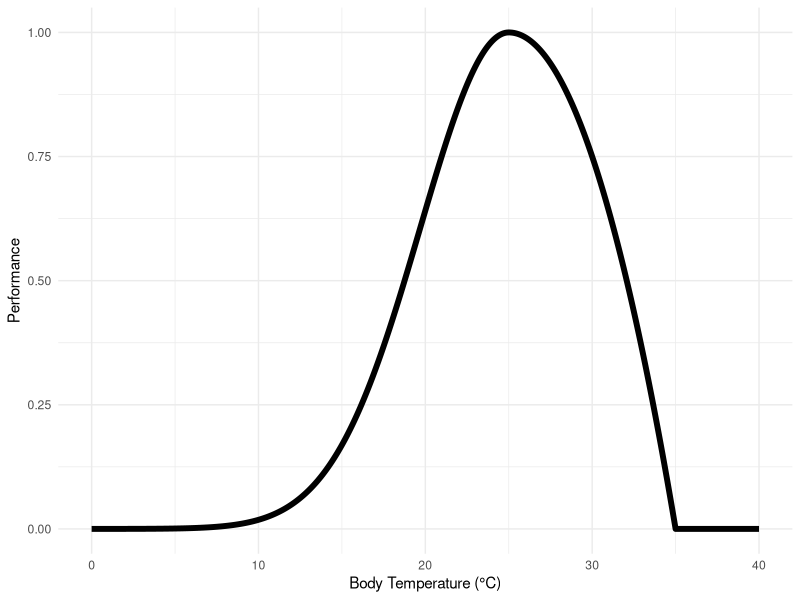
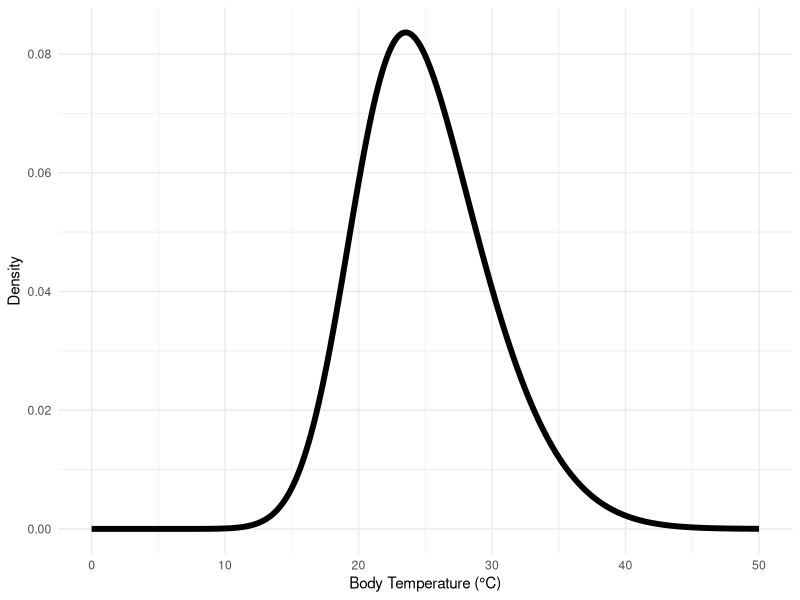
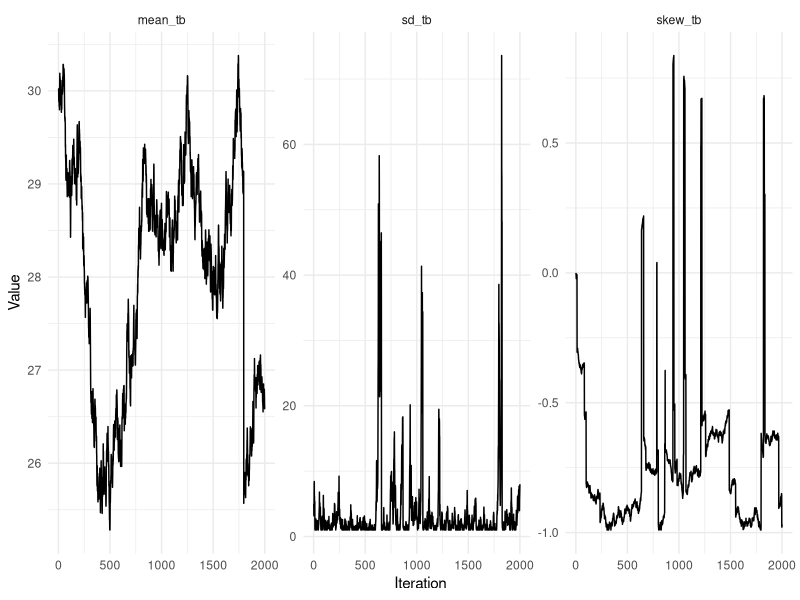
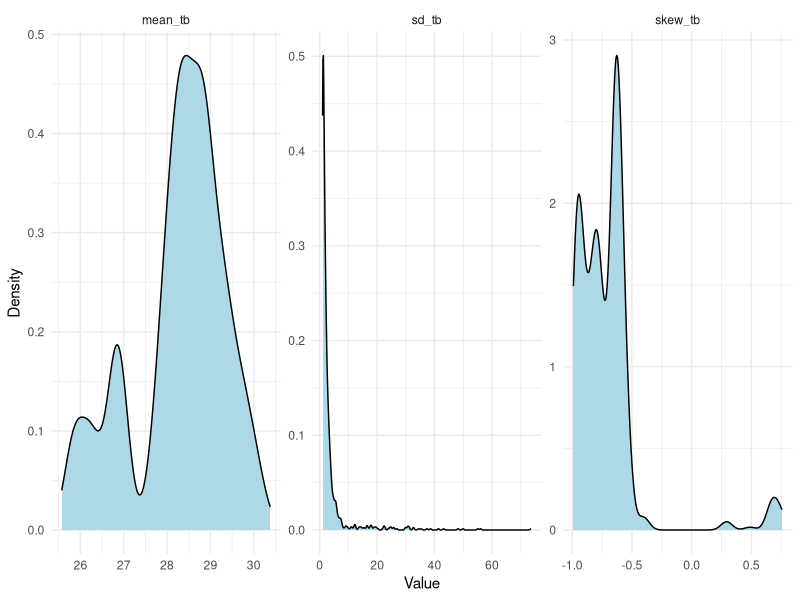
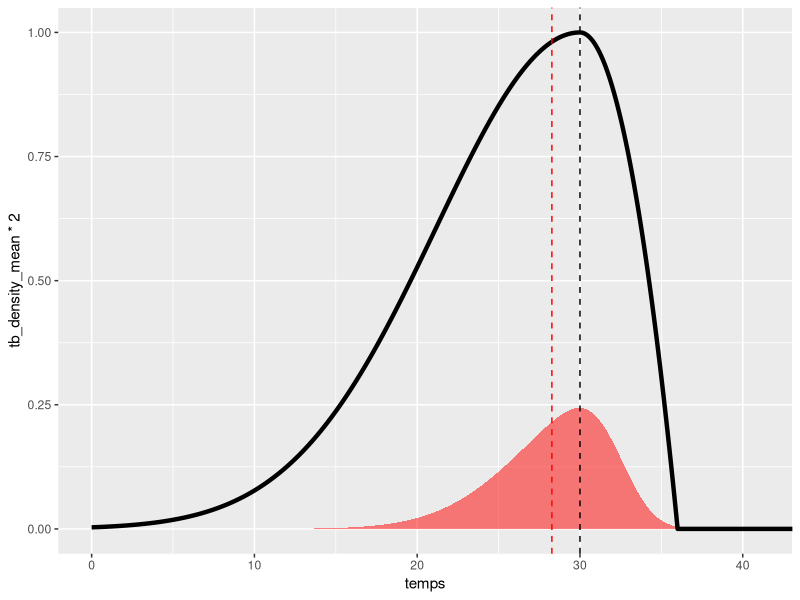

Generate these figures, in order, with R:
## ---- chunk 1
#| code-description: "Setup"
#| message: false
#| warning: false

# packages
library(tidyverse)
library(sn)
library(kableExtra)

## ---- chunk 2
#| code-description: "Defining TPC function"

# define TPC function
tpc <- function(temps, topt, ctmin, ctmax) {

  # initialize performance vector and define psig
  perf <- rep(NA, length(temps))
  psig <- -((ctmin - topt) / 4)

  # calculate performance
  for (i in seq_along(temps)){
    if (temps[i] < topt) {
      perf[i] <- exp(-((temps[i] - topt) / (2 * psig))^2)
    } else {
      perf[i] <- 1 - ((temps[i] - topt) / (topt - ctmax))^2
    }
  }

  # correct for negative values and return
  ifelse(perf < 0, 0, perf)

}

# example usage
temps <- seq(0, 40, by = 0.1)
topt <- 25
ctmin <- 10
ctmax <- 35
tpc_values <- tpc(temps, topt, ctmin, ctmax)
tibble(temps, tpc_values) |>
  ggplot(aes(x = temps, y = tpc_values)) +
  geom_line(linewidth = 2) +
  labs(x = "Body Temperature (°C)", y = "Performance") +
  theme_minimal()
## ---- chunk 3
#| code-description: "Defining function to generate body temperature distributions"

gen_tb_distrib <- function(temps, mean, sd, skew) {

  # stop if SD is negative or if skew is outside of -1 to 1
  if (sd < 0) stop("SD must be non-negative")
  if (skew <= -1 || skew >= 1) stop("Skew must be between -0.99 and 0.99")

  # estimate the parameters of the skew-normal distribution
  params <- cp2dp(c(mean, sd, skew), "SN")

  # generate a sequence of body temperatures and calculate the density
  dsn(temps, xi = params[1], omega = params[2], alpha = params[3])

}

# example usage
tb_distrib <- gen_tb_distrib(
  temps = seq(0, 50, by = 0.1), mean = 25, sd = 5, skew = 0.5
)
tibble(temps = seq(0, 50, by = 0.1), density = tb_distrib) |>
  ggplot(aes(x = temps, y = density)) +
  geom_line(linewidth = 2) +
  labs(x = "Body Temperature (°C)", y = "Density") +
  theme_minimal()
## ---- chunk 4
#| code-description: "Defining function to calculate expected fitness"

exp_fitness <- function(topt, ctmin, ctmax, mean_tb, sd_tb, skew_tb) {

  if (sd_tb == 0) {
    tpc(mean_tb, topt, ctmin, ctmax)

  } else {
    # function to calculate integrand
    integrand <- function(temps) {
      tpc(temps, topt, ctmin, ctmax) *  gen_tb_distrib(temps, mean_tb, sd_tb, skew_tb) # nolint
    }

    # integrate
    integrate(integrand, lower = -30, upper = 60)$value
  }
}

# example usage
exp_fitness(topt = 25, ctmin = 10, ctmax = 35, mean_tb = 25, sd_tb = 5, skew_tb = 0.5) # nolint

## ---- chunk 5
#| code-description: "Defining function to calculate thermal injury risk"

ptinj <- function(ctmin, topt, ctmax, mean_tb, sd_tb, skew_tb) {

  if (sd_tb == 0) {
    if (mean_tb < ctmin || mean_tb > ctmax) {
      1
    } else {
      0
    }
  } else {

    # estimate the parameters of the skew-normal distribution
    params <- cp2dp(c(mean_tb, sd_tb, skew_tb), "SN")

    # generate a sequence of body temperatures and calculate the density
    dsn(temps, xi = params[1], omega = params[2], alpha = params[3])

    # calculate ptinj
    ptinj_lower <- psn(ctmin, xi = params[1], omega = params[2], alpha = params[3]) # nolint
    ptinj_upper <- 1 - psn(ctmax, xi = params[1], omega = params[2], alpha = params[3]) # nolint

    # return sum of both tails
    ptinj_lower + ptinj_upper
  }
}

# example usage
ptinj(ctmin = 10, topt = 25, ctmax = 35, mean_tb = 25, sd_tb = 5, skew_tb = 0.5) # nolint

## ---- chunk 6
#| code-description: "MCMC optimization to estimate body temperature distribution parameters" # nolint

# define TPC shape
topt <- 30
ctmin <- 5
ctmax <- 36

# define number of iterations
n_it <- 2000
n_burn <- 1000

# define objects to store mean_tb, sd_tb, and skew_tb values
mean_tbs <- numeric(n_it)
sd_tbs <- numeric(n_it)
skew_tbs <- numeric(n_it)

# set initial values
mean_tb_init <- topt
sd_tb_init <- 5
skew_tb_init <- 0

# initialize MCMC chain
mean_tbs[1] <- mean_tb_init
sd_tbs[1] <- sd_tb_init
skew_tbs[1] <- skew_tb_init

# run MCMC optimization
for (i in 2:n_it) {

  # propose a new value for mean_tb
  mean_tb_prop <- rnorm(1, mean_tb_init, 5)
  mean_tb_prop <- ifelse(mean_tb_prop < ctmin, ctmin + 0.1, ifelse(mean_tb_prop > ctmax, ctmax - 0.1, mean_tb_prop)) # nolint

  # check if value is accepted
  accept <- rbinom(1, 1, 0.234)
  exp_fit_current <- exp_fitness(topt, ctmin, ctmax, mean_tbs[i - 1], sd_tbs[i - 1], skew_tbs[i - 1]) # nolint
  exp_fit_prop <- exp_fitness(topt, ctmin, ctmax, mean_tb_prop, sd_tbs[i - 1], skew_tbs[i - 1]) # nolint
  ptinj_current <- ptinj(ctmin, topt, ctmax, mean_tbs[i - 1], sd_tbs[i - 1], skew_tbs[i - 1]) # nolint
  ptinj_prop <- ptinj(ctmin, topt, ctmax, mean_tb_prop, sd_tbs[i - 1], skew_tbs[i - 1]) # nolint

  # accept or reject proposal
  if (ptinj_prop < ptinj_current && exp_fit_prop > exp_fit_current && accept == 1) { # nolint
    mean_tbs[i] <- mean_tb_prop
    sd_tbs[i] <- sd_tbs[i - 1]
    skew_tbs[i] <- skew_tbs[i - 1]
  } else {
    mean_tbs[i] <- mean_tbs[i - 1] + rnorm(1, 0, 0.1)
    mean_tbs[i] <- ifelse(mean_tbs[i] < ctmin, ctmin + 0.1, ifelse(mean_tbs[i] > ctmax, ctmax - 0.1, mean_tbs[i])) # nolint
    sd_tbs[i] <- sd_tbs[i - 1] * runif(1, 0.5, 1.5)
    sd_tbs[i] <- ifelse(sd_tbs[i] < 1, 1, sd_tbs[i])
    skew_tbs[i] <- skew_tbs[i - 1] + runif(1, -0.01, 0.01)
    ifelse(skew_tbs[i] < -0.99, skew_tbs[i] <- -0.99, skew_tbs[i])
    ifelse(skew_tbs[i] > 0.99, skew_tbs[i] <- 0.99, skew_tbs[i])
  }

  # propose a new value for sd_tb
  sd_tb_prop <- 1 + rexp(1, 1)

  # check if value is accepted
  accept <- rbinom(1, 1, 0.234)
  exp_fit_current <- exp_fitness(topt, ctmin, ctmax, mean_tbs[i], sd_tbs[i - 1], skew_tbs[i - 1]) # nolint
  exp_fit_prop <- exp_fitness(topt, ctmin, ctmax, mean_tbs[i], sd_tb_prop, skew_tbs[i - 1]) # nolint
  ptinj_current <- ptinj(ctmin, topt, ctmax, mean_tbs[i], sd_tbs[i - 1], skew_tbs[i - 1]) # nolint
  ptinj_prop <- ptinj(ctmin, topt, ctmax, mean_tbs[i], sd_tb_prop, skew_tbs[i - 1]) # nolint

  # accept or reject proposal
  if (ptinj_prop < ptinj_current & exp_fit_prop > exp_fit_current & accept == 1) { # nolint
    mean_tbs[i] <- mean_tbs[i]
    sd_tbs[i] <- sd_tb_prop
    skew_tbs[i] <- skew_tbs[i - 1]
  } else {
    mean_tbs[i] <- mean_tbs[i] + rnorm(1, 0, 0.1)
    mean_tbs[i] <- ifelse(mean_tbs[i] < ctmin, ctmin + 0.1, ifelse(mean_tbs[i] > ctmax, ctmax - 0.1, mean_tbs[i])) # nolint
    sd_tbs[i] <- sd_tbs[i - 1] * runif(1, 0.5, 1.5)
    sd_tbs[i] <- ifelse(sd_tbs[i] < 1, 1, sd_tbs[i])
    skew_tbs[i] <- skew_tbs[i - 1] + runif(1, -0.01, 0.01)
    ifelse(skew_tbs[i] < -0.99, skew_tbs[i] <- -0.99, ifelse(skew_tbs[i] > 0.99, skew_tbs[i] <- 0.99, skew_tbs[i])) # nolint
  }

  # propose a new value for skew_tb
  skew_tb_prop <- runif(1, -0.99, 0.99)

  # check if value is accepted
  accept <- rbinom(1, 1, 0.234)
  exp_fit_current <- exp_fitness(topt, ctmin, ctmax, mean_tbs[i], sd_tbs[i], skew_tbs[i - 1]) # nolint
  exp_fit_prop <- exp_fitness(topt, ctmin, ctmax, mean_tbs[i], sd_tbs[i], skew_tb_prop) # nolint
  ptinj_current <- ptinj(ctmin, topt, ctmax, mean_tbs[i], sd_tbs[i], skew_tbs[i - 1]) # nolint
  ptinj_prop <- ptinj(ctmin, topt, ctmax, mean_tbs[i], sd_tbs[i], skew_tb_prop) # nolint

  # accept or reject proposal
  if (ptinj_prop < ptinj_current && exp_fit_prop > exp_fit_current && accept == 1) { # nolint
    mean_tbs[i] <- mean_tbs[i]
    sd_tbs[i] <- sd_tbs[i]
    skew_tbs[i] <- skew_tb_prop
  } else {
    mean_tbs[i] <- mean_tbs[i - 1] + rnorm(1, 0, 0.1)
    mean_tbs[i] <- ifelse(mean_tbs[i] < ctmin, ctmin + 0.1, ifelse(mean_tbs[i] > ctmax, ctmax - 0.1, mean_tbs[i])) # nolint
    sd_tbs[i] <- sd_tbs[i - 1] * runif(1, 0.5, 1.5)
    sd_tbs[i] <- ifelse(sd_tbs[i] < 1, 1, sd_tbs[i])
    skew_tbs[i] <- skew_tbs[i - 1] + runif(1, -0.01, 0.01)
    ifelse(skew_tbs[i] < -0.99, skew_tbs[i] <- -0.99, ifelse(skew_tbs[i] > 0.99, skew_tbs[i] <- 0.99, skew_tbs[i])) # nolint
  }
}
## ---- chunk 7
#| code-description: "Plotting MCMC chains and posterior distributions"
#| fig-width: 6
#| fig-height: 4

# plot posteriors of mean_tb, sd_tb, and skew_tb
tibble(mean_tb = mean_tbs, sd_tb = sd_tbs, skew_tb = skew_tbs) |>
  mutate(iteration = row_number()) |>
  pivot_longer(cols = -c(iteration), names_to = "parameter", values_to = "value") |> # nolint
  ggplot(aes(x = iteration, y = value)) +
  geom_line() +
  facet_wrap(~ parameter, scales = "free") +
  labs(x = "Iteration", y = "Value") +
  theme_minimal()

# plot posterior distributions of mean_tb, sd_tb, and skew_tb
tibble(mean_tb = mean_tbs, sd_tb = sd_tbs, skew_tb = skew_tbs) |>
  mutate(iteration = row_number()) |>
  filter(iteration > n_burn) |> # discard burn-in
  select(-iteration) |>
  pivot_longer(cols = everything(), names_to = "parameter", values_to = "value") |> # nolint
  ggplot(aes(x = value)) +
  geom_density(fill = "lightblue") +
  facet_wrap(~ parameter, scales = "free") +
  labs(x = "Value", y = "Density") +
  theme_minimal()
## ---- chunk 8
#| code-description: "Summarizing posterior distributions of body temperature distribution parameters" # nolint

# get average and 95% confidence interval of tb distribution parameters
posterior <- tibble(mean_tb = mean_tbs, sd_tb = sd_tbs, skew_tb = skew_tbs) |>
  mutate(iteration = row_number()) |>
  filter(iteration > n_burn) |> # discard burn-in
  select(-iteration) |>
  pivot_longer(
    cols = everything(), names_to = "parameter", values_to = "value"
  ) |>
  group_by(parameter) |>
  summarise(
    mean = mean(value),
    lower = quantile(value, 0.025),
    upper = quantile(value, 0.975)
  )
kbl(
  posterior |>
    rename(
      `Parameter` = parameter,
      `Mean` = mean,
      `95% CI Lower` = lower,
      `95% CI Upper` = upper
    )
) |>
  kable_styling(full_width = FALSE)
## ---- chunk 9
#| code-description: "Plotting TPC and predicted body temperature distribution"
#| fig-width: 6

# plot predicted body temperature distribution and TPC
temps <- seq(0, 50, by = 0.1)
tibble(
  temps = temps,
  tpc_values = tpc(temps, topt, ctmin, ctmax),
  tb_density_mean = gen_tb_distrib(
    temps, posterior$mean[1], posterior$mean[2], posterior$mean[3]
  )
) |>
  ggplot(aes(x = temps)) +
  geom_area(aes(y = tb_density_mean * 2), fill = "red", alpha = 0.5) +
  geom_line(aes(y = tpc_values), color = "black", linewidth = 1.5) +
  geom_vline(xintercept = topt, linetype = "dashed", color = "black") +
  geom_vline(
    xintercept = posterior$mean[1], linetype = "dashed", color = "red"
  ) +
  coord_cartesian(xlim = c(ctmin - 5, ctmax + 5))
